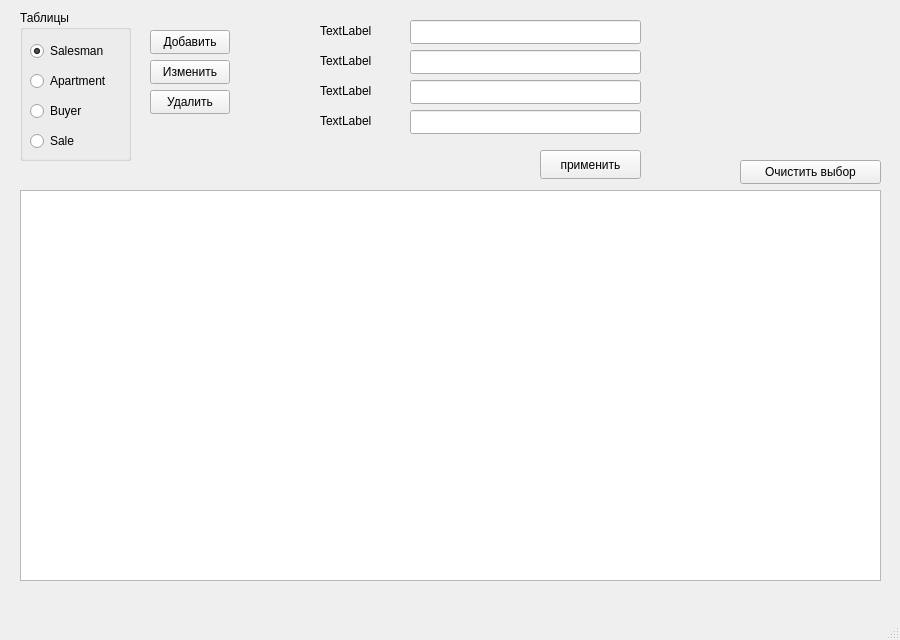
<?xml version="1.0" encoding="UTF-8"?>
<ui version="4.0">
 <class>MainWindow</class>
 <widget class="QMainWindow" name="MainWindow">
  <property name="geometry">
   <rect>
    <x>0</x>
    <y>0</y>
    <width>900</width>
    <height>640</height>
   </rect>
  </property>
  <property name="minimumSize">
   <size>
    <width>900</width>
    <height>640</height>
   </size>
  </property>
  <property name="windowTitle">
   <string>MainWindow</string>
  </property>
  <widget class="QWidget" name="centralwidget">
   <widget class="QGroupBox" name="groupBox">
    <property name="geometry">
     <rect>
      <x>20</x>
      <y>10</y>
      <width>111</width>
      <height>151</height>
     </rect>
    </property>
    <property name="title">
     <string>Таблицы</string>
    </property>
    <widget class="QRadioButton" name="radioSale">
     <property name="geometry">
      <rect>
       <x>10</x>
       <y>120</y>
       <width>91</width>
       <height>22</height>
      </rect>
     </property>
     <property name="text">
      <string>Sale</string>
     </property>
    </widget>
    <widget class="QRadioButton" name="radioBuyer">
     <property name="geometry">
      <rect>
       <x>10</x>
       <y>90</y>
       <width>91</width>
       <height>22</height>
      </rect>
     </property>
     <property name="text">
      <string>Buyer</string>
     </property>
    </widget>
    <widget class="QRadioButton" name="radioSalesman">
     <property name="geometry">
      <rect>
       <x>10</x>
       <y>30</y>
       <width>91</width>
       <height>22</height>
      </rect>
     </property>
     <property name="text">
      <string>Salesman</string>
     </property>
     <property name="checked">
      <bool>true</bool>
     </property>
    </widget>
    <widget class="QRadioButton" name="radioApartment">
     <property name="geometry">
      <rect>
       <x>10</x>
       <y>60</y>
       <width>91</width>
       <height>22</height>
      </rect>
     </property>
     <property name="text">
      <string>Apartment</string>
     </property>
    </widget>
   </widget>
   <widget class="QPushButton" name="buttonAdd">
    <property name="geometry">
     <rect>
      <x>150</x>
      <y>30</y>
      <width>80</width>
      <height>24</height>
     </rect>
    </property>
    <property name="text">
     <string>Добавить</string>
    </property>
   </widget>
   <widget class="QPushButton" name="buttonEdit">
    <property name="geometry">
     <rect>
      <x>150</x>
      <y>60</y>
      <width>80</width>
      <height>24</height>
     </rect>
    </property>
    <property name="text">
     <string>Изменить</string>
    </property>
   </widget>
   <widget class="QPushButton" name="buttonDelete">
    <property name="geometry">
     <rect>
      <x>150</x>
      <y>90</y>
      <width>80</width>
      <height>24</height>
     </rect>
    </property>
    <property name="text">
     <string>Удалить</string>
    </property>
   </widget>
   <widget class="QPushButton" name="buttonClearRowSelection">
    <property name="geometry">
     <rect>
      <x>740</x>
      <y>160</y>
      <width>141</width>
      <height>24</height>
     </rect>
    </property>
    <property name="text">
     <string>Очистить выбор</string>
    </property>
   </widget>
   <widget class="QTableView" name="tableView">
    <property name="geometry">
     <rect>
      <x>20</x>
      <y>190</y>
      <width>861</width>
      <height>391</height>
     </rect>
    </property>
    <property name="editTriggers">
     <set>QAbstractItemView::EditTrigger::NoEditTriggers</set>
    </property>
    <property name="selectionMode">
     <enum>QAbstractItemView::SelectionMode::NoSelection</enum>
    </property>
    <property name="selectionBehavior">
     <enum>QAbstractItemView::SelectionBehavior::SelectItems</enum>
    </property>
   </widget>
   <widget class="QLabel" name="label1">
    <property name="geometry">
     <rect>
      <x>320</x>
      <y>20</y>
      <width>91</width>
      <height>21</height>
     </rect>
    </property>
    <property name="text">
     <string>TextLabel</string>
    </property>
   </widget>
   <widget class="QLineEdit" name="lineEdit1">
    <property name="geometry">
     <rect>
      <x>410</x>
      <y>20</y>
      <width>231</width>
      <height>24</height>
     </rect>
    </property>
   </widget>
   <widget class="QLabel" name="label2">
    <property name="geometry">
     <rect>
      <x>320</x>
      <y>50</y>
      <width>91</width>
      <height>21</height>
     </rect>
    </property>
    <property name="text">
     <string>TextLabel</string>
    </property>
   </widget>
   <widget class="QLineEdit" name="lineEdit2">
    <property name="geometry">
     <rect>
      <x>410</x>
      <y>50</y>
      <width>231</width>
      <height>24</height>
     </rect>
    </property>
   </widget>
   <widget class="QLabel" name="label3">
    <property name="geometry">
     <rect>
      <x>320</x>
      <y>80</y>
      <width>91</width>
      <height>21</height>
     </rect>
    </property>
    <property name="text">
     <string>TextLabel</string>
    </property>
   </widget>
   <widget class="QLineEdit" name="lineEdit3">
    <property name="geometry">
     <rect>
      <x>410</x>
      <y>80</y>
      <width>231</width>
      <height>24</height>
     </rect>
    </property>
   </widget>
   <widget class="QLabel" name="label4">
    <property name="geometry">
     <rect>
      <x>320</x>
      <y>110</y>
      <width>91</width>
      <height>21</height>
     </rect>
    </property>
    <property name="text">
     <string>TextLabel</string>
    </property>
   </widget>
   <widget class="QLineEdit" name="lineEdit4">
    <property name="geometry">
     <rect>
      <x>410</x>
      <y>110</y>
      <width>231</width>
      <height>24</height>
     </rect>
    </property>
   </widget>
   <widget class="QPushButton" name="pushButtonSubmit">
    <property name="geometry">
     <rect>
      <x>540</x>
      <y>150</y>
      <width>101</width>
      <height>29</height>
     </rect>
    </property>
    <property name="text">
     <string>применить</string>
    </property>
   </widget>
  </widget>
  <widget class="QMenuBar" name="menubar">
   <property name="geometry">
    <rect>
     <x>0</x>
     <y>0</y>
     <width>900</width>
     <height>18</height>
    </rect>
   </property>
  </widget>
  <widget class="QStatusBar" name="statusbar"/>
 </widget>
 <resources/>
 <connections/>
</ui>
